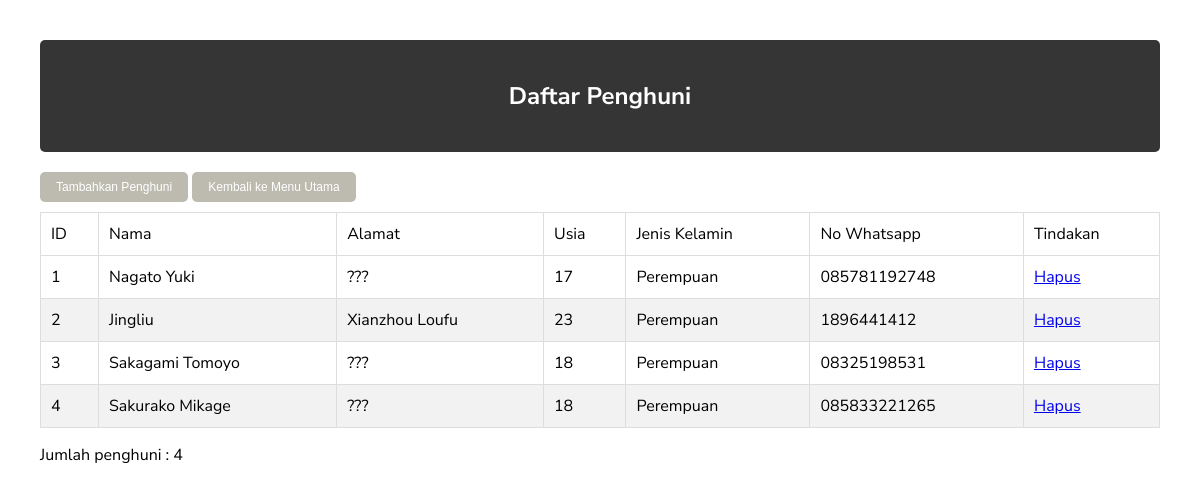
Screenshot of /penghuni.php with the database file from the repository.
### tables this page shows
CREATE TABLE `tb_penghuni` (
  `id` int NOT NULL,
  `nama` varchar(64) NOT NULL,
  `alamat` varchar(255) NOT NULL,
  `usia` varchar(20) NOT NULL,
  `jk` varchar(20) NOT NULL,
  `kontak_telepon` varchar(100) NOT NULL
);

### penghuni.php (the view, shortened to what this page needs)
<?php
include ("koneksi.php");
?>
<!DOCTYPE html>
<html lang="en">
<head>
</head>
<body>
    <header>
        <h2>Daftar Penghuni</h2>
    </header>
    <nav>
        <button class="custom-button" type="button" name="tambah" onclick="location.href='registrasi.php'">Tambahkan Penghuni</button>
        <button class="custom-button" type="button" name="kembali" onclick="location.href='index.php'">Kembali ke Menu Utama</button>
    </nav>
    <table border="1">
        <thead>
            <tr>
                <td>ID</td>
                <td>Nama</td>
                <td>Alamat</td>
                <td>Usia</td>
                <td>Jenis Kelamin</td>
                <td>No Whatsapp</td>
                <td>Tindakan</td>
            </tr>
        </thead>
        <tbody>
            <?php
            $sql = "SELECT * FROM tb_penghuni";
            $query = mysqli_query($db, $sql);
            while ($penghuni = mysqli_fetch_array($query)) {
                echo "<tr>";
                echo "<td>" . $penghuni['id'] . "</td>";
                echo "<td>" . $penghuni['nama'] . "</td>";
                echo "<td>" . $penghuni['alamat'] . "</td>";
                echo "<td>" . $penghuni['usia'] . "</td>";
                echo "<td>" . $penghuni['jk'] . "</td>";
                echo "<td>" . $penghuni['kontak_telepon'] . "</td>";
                echo "<td>";
                echo "<a href='?id=" . $penghuni['id'] . "' onclick=\"return confirm('Apakah anda yakin ingin menghapus data ini?')\">Hapus</a>";
                echo "</tr>";
            }
            ?>
        </tbody>
    </table>
    <p>Jumlah penghuni : <?php echo mysqli_num_rows($query) ?>
    </p>
</body>
</html>

### penghuni.php (style rules this page uses)
header { background-color: #353535; color: white; padding: 20px; text-align: center; margin-bottom: 20px; border-radius: 5px; }
body { font-family: "Nunito Sans", sans-serif; margin: 0; padding: 40px; }
table { width: 100%; border-collapse: collapse; border: 1px solid #ddd; }
table tr:nth-child(even) { background-color: #f2f2f2; }
td { padding: 10px; border-bottom: 1px solid #ddd; }
.custom-button { background-color: #BDBBB0; border: none; color: white; padding: 8px 16px; text-align: center; text-decoration: none; display: inline-block; font-size: 12px; margin-bottom: 10px; cursor: pointer; border-radius: 5px; transition-duration: 0.4s; }

### rows the page displays
tb_penghuni: id "1", nama "Nagato Yuki", alamat "???", usia "17", jk "Perempuan", kontak_telepon "085781192748"
tb_penghuni: id "2", nama "Jingliu", alamat "Xianzhou Loufu", usia "23", jk "Perempuan", kontak_telepon "1896441412"
tb_penghuni: id "3", nama "Sakagami Tomoyo", alamat "???", usia "18", jk "Perempuan", kontak_telepon "08325198531"
tb_penghuni: id "4", nama "Sakurako Mikage", alamat "???", usia "18", jk "Perempuan", kontak_telepon "085833221265"

### other values shown
mysqli_num_rows($query) "4"
